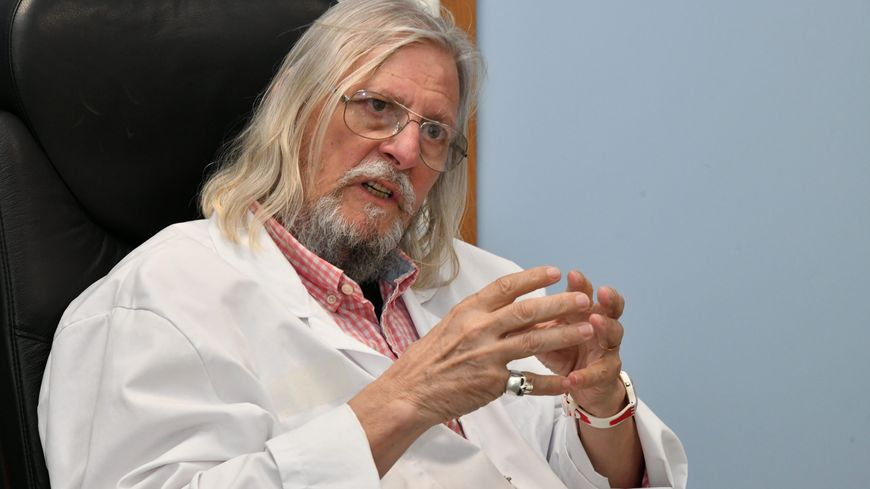
#> input picture assignements/Session3/images/raoult.jpg, 870 x 489 px, found by its file name
$ python S3_imgproc_tools.py
#> lines starting #> are read from the running program, lines starting #| are printed output that depends on the picture
import cv2
import numpy as np
img_gray=cv2.imread('P:/DIM/algo/BachelorDIM-Lectures-Algorithms-2020/assignements/Session3/images/raoult.jpg',0)
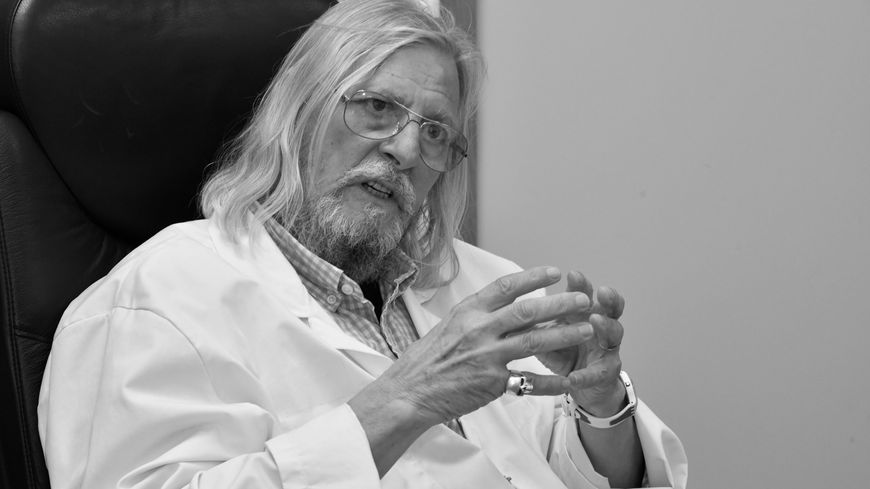
#> img_gray: shape (489, 870); min 0, max 255, mean 139.4
img_bgr=cv2.imread('P:/DIM/algo/BachelorDIM-Lectures-Algorithms-2020/assignements/Session3/images/raoult.jpg',1)
#> img_bgr is the input picture: shape (489, 870, 3); mean B, G, R 137.4, 138.3, 142.2
img=cv2.imread('P:/DIM/algo/BachelorDIM-Lectures-Algorithms-2020/assignements/Session3/images/covid19.jpg')
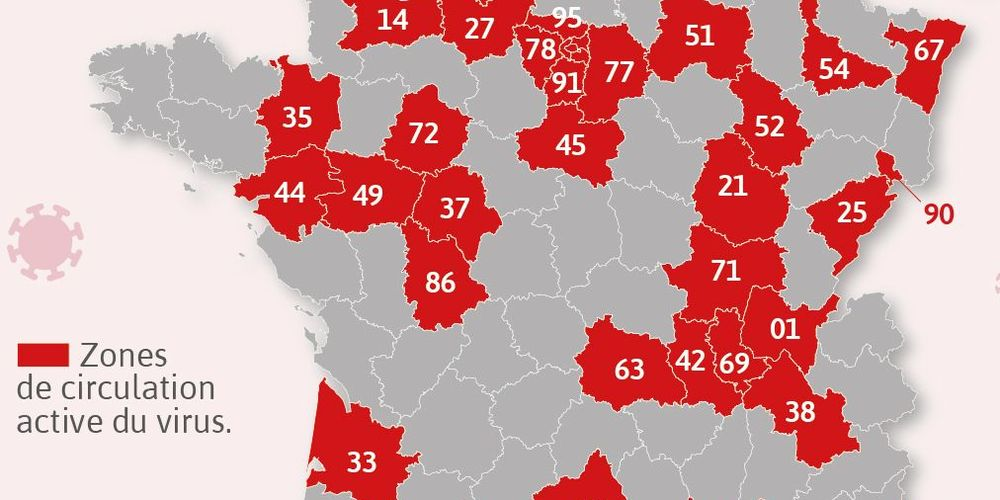
#> input picture assignements/Session3/images/covid19.jpg, 1000 x 500 px, found by its file name
#> img is the input picture: shape (500, 1000, 3); mean B, G, R 161.3, 160.9, 210.2
# [16 lines of commented-out code are left out]

print('input image shape',img.shape)
#| input image shape (500, 1000, 3)

cv2.imshow('input',img)


# [68 lines left out: functions invert_colors_manual, invert_colors_numpy, invert_colors_opencv, innv_gray_levels, not called in this run]

def threshold_image_manual(img):
    img_out=cv2.imread('P:/DIM/algo/BachelorDIM-Lectures-Algorithms-2020/assignements/Session3/images/covid19.jpg')
    for row in range (img.shape[0]):
        for col in range (img.shape[1]):
            for channel in range (img.shape[2]):
                if (img[row,col,channel] <=254):
                    img_out[row,col,channel]=0
                else:
                    img_out[row,col,0]=255
                    img_out[row,col,1]=255
                    img_out[row,col,2]=255
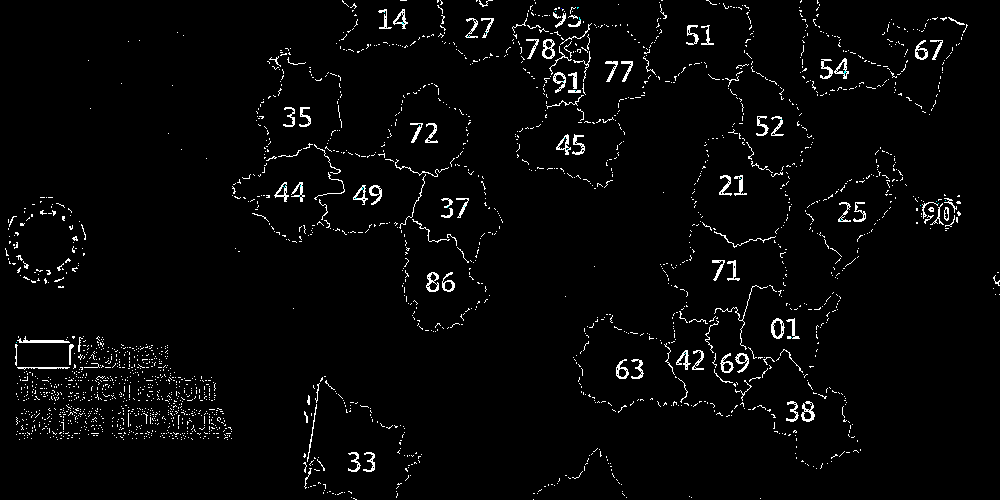
#> img_out: shape (500, 1000, 3); mean B, G, R 7.2, 7.2, 7.2

    return img_out

'''def threshold(img:np.array):
    test data type, expecting uint8
    threshold.value=128 in range [0,255]
    if img.dtype!=np.dtype(np.uint8):
        raise TypeError('Expected uint8 typed d array')
    return img>threshold_value
'''

cv2.imshow('img out ', threshold_image_manual(img))
cv2.waitKey()
